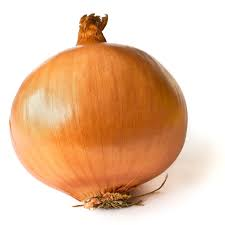
#> input picture Or_excercises/onion.jpeg, 225 x 225 px
$ python ex1.py
#> lines starting #> are read from the running program, lines starting #| are printed output that depends on the picture
import numpy as np
import cv2


# Load an color image in grayscale
img = cv2.imread('onion.jpeg',0)
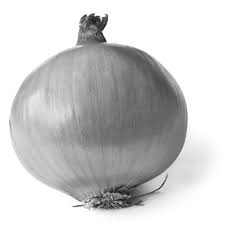
#> img: shape (225, 225); min 0, max 255, mean 202.7


cv2.imshow('image',img)
cv2.waitKey(0)
cv2.destroyAllWindows()

cv2.namedWindow('image', cv2.WINDOW_NORMAL)
cv2.waitKey(0)
cv2.imshow('image',img)
cv2.waitKey(0)
cv2.destroyAllWindows()

cv2.imwrite('onion.png',img)
